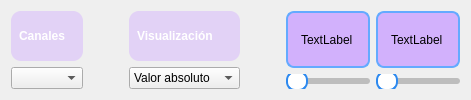
               <widget class="QWidget" name="welch_settings_widget" native="true">
                <property name="sizePolicy">
                 <sizepolicy hsizetype="Preferred" vsizetype="Preferred">
                  <horstretch>0</horstretch>
                  <verstretch>0</verstretch>
                 </sizepolicy>
                </property>
                <layout class="QHBoxLayout" name="horizontalLayout_7">
                 <item>
                  <layout class="QHBoxLayout" name="horizontalLayout_32">
                   <item>
                    <layout class="QVBoxLayout" name="verticalLayout_14">
                     <item>
                      <widget class="QLabel" name="label_4">
                       <property name="styleSheet">
                        <string notr="true">color: rgb(255, 255, 255);
font: 8pt &quot;Cascadia Mono ExtraLight&quot;;
font-weight: bold;

background-color: rgba(210, 177, 252, 120);
border-radius: 10px;
padding: 5px;</string>
                       </property>
                       <property name="text">
                        <string>Canales</string>
                       </property>
                      </widget>
                     </item>
                     <item>
                      <widget class="QComboBox" name="cb_psd_channel"/>
                     </item>
                    </layout>
                   </item>
                   <item>
                    <spacer name="horizontalSpacer_24">
                     <property name="orientation">
                      <enum>Qt::Horizontal</enum>
                     </property>
                     <property name="sizeHint" stdset="0">
                      <size>
                       <width>40</width>
                       <height>20</height>
                      </size>
                     </property>
                    </spacer>
                   </item>
                   <item>
                    <layout class="QVBoxLayout" name="verticalLayout_15">
                     <item>
                      <widget class="QLabel" name="label_19">
                       <property name="styleSheet">
                        <string notr="true">color: rgb(255, 255, 255);
font: 8pt &quot;Cascadia Mono ExtraLight&quot;;
font-weight: bold;

background-color: rgba(210, 177, 252, 120);
border-radius: 10px;
padding: 5px;</string>
                       </property>
                       <property name="text">
                        <string>Visualización</string>
                       </property>
                      </widget>
                     </item>
                     <item>
                      <widget class="QComboBox" name="cb_psd_mode">
                       <item>
                        <property name="text">
                         <string>Valor absoluto</string>
                        </property>
                       </item>
                       <item>
                        <property name="text">
                         <string>Decibeles (dB)</string>
                        </property>
                       </item>
                       <item>
                        <property name="text">
                         <string>Normalizada</string>
                        </property>
                       </item>
                      </widget>
                     </item>
                    </layout>
                   </item>
                   <item>
                    <spacer name="horizontalSpacer_25">
                     <property name="orientation">
                      <enum>Qt::Horizontal</enum>
                     </property>
                     <property name="sizeHint" stdset="0">
                      <size>
                       <width>40</width>
                       <height>20</height>
                      </size>
                     </property>
                    </spacer>
                   </item>
                   <item>
                    <layout class="QVBoxLayout" name="verticalLayout_18">
                     <item>
                      <widget class="QLabel" name="lbl_windows_welch">
                       <property name="styleSheet">
                        <string notr="true">background-color: rgb(210, 177, 252);
border: 2px solid rgb(100, 170, 255);
border-radius: 8px;
padding-left: 10px;
color: black;
font: 10pt &quot;Cascadia Mono&quot;;
</string>
                       </property>
                       <property name="text">
                        <string>TextLabel</string>
                       </property>
                      </widget>
                     </item>
                     <item>
                      <widget class="QSlider" name="hsld_windows_welch">
                       <property name="sizePolicy">
                        <sizepolicy hsizetype="Expanding" vsizetype="Fixed">
                         <horstretch>0</horstretch>
                         <verstretch>0</verstretch>
                        </sizepolicy>
                       </property>
                       <property name="focusPolicy">
                        <enum>Qt::NoFocus</enum>
                       </property>
                       <property name="styleSheet">
                        <string notr="true">QSlider::groove:horizontal {
    height: 6px;
    background: #BDBDBD;
    border-radius: 3px;
}

QSlider::sub-page:horizontal {
    background: #2D89EF;
    border-radius: 3px;
}

QSlider::handle:horizontal {
    background: white;
    border: 2px solid #2D89EF;
    width: 18px;
    height: 18px;
    margin: -7px 0;    /* centra el círculo sobre la barra */
    border-radius: 9px; /* hace el handle circular */
}

QSlider::handle:horizontal:hover {
    background: #F5F5F5;
}

QSlider::handle:horizontal:pressed {
    background: #E0E0E0;
}</string>
                       </property>
                       <property name="minimum">
                        <number>1</number>
                       </property>
                       <property name="maximum">
                        <number>4</number>
                       </property>
                       <property name="singleStep">
                        <number>1</number>
                       </property>
                       <property name="pageStep">
                        <number>1</number>
                       </property>
                       <property name="value">
                        <number>1</number>
                       </property>
                       <property name="orientation">
                        <enum>Qt::Horizontal</enum>
                       </property>
                      </widget>
                     </item>
                    </layout>
                   </item>
                   <item>
                    <layout class="QVBoxLayout" name="verticalLayout_20">
                     <item>
                      <widget class="QLabel" name="lbl_overlap_percentage">
                       <property name="styleSheet">
                        <string notr="true">background-color: rgb(210, 177, 252);
border: 2px solid rgb(100, 170, 255);
border-radius: 8px;
padding-left: 10px;
color: black;
font: 10pt &quot;Cascadia Mono&quot;;
</string>
                       </property>
                       <property name="text">
                        <string>TextLabel</string>
                       </property>
                      </widget>
                     </item>
                     <item>
                      <widget class="QSlider" name="hsld_overlap">
                       <property name="sizePolicy">
                        <sizepolicy hsizetype="Preferred" vsizetype="Fixed">
                         <horstretch>0</horstretch>
                         <verstretch>0</verstretch>
                        </sizepolicy>
                       </property>
                       <property name="focusPolicy">
                        <enum>Qt::NoFocus</enum>
                       </property>
                       <property name="styleSheet">
                        <string notr="true">QSlider::groove:horizontal {
    height: 6px;
    background: #BDBDBD;
    border-radius: 3px;
}

QSlider::sub-page:horizontal {
    background: #2D89EF;
    border-radius: 3px;
}

QSlider::handle:horizontal {
    background: white;
    border: 2px solid #2D89EF;
    width: 18px;
    height: 18px;
    margin: -7px 0;    /* centra el círculo sobre la barra */
    border-radius: 9px; /* hace el handle circular */
}

QSlider::handle:horizontal:hover {
    background: #F5F5F5;
}

QSlider::handle:horizontal:pressed {
    background: #E0E0E0;
}</string>
                       </property>
                       <property name="orientation">
                        <enum>Qt::Horizontal</enum>
                       </property>
                      </widget>
                     </item>
                    </layout>
                   </item>
                  </layout>
                 </item>
                </layout>
               </widget>
